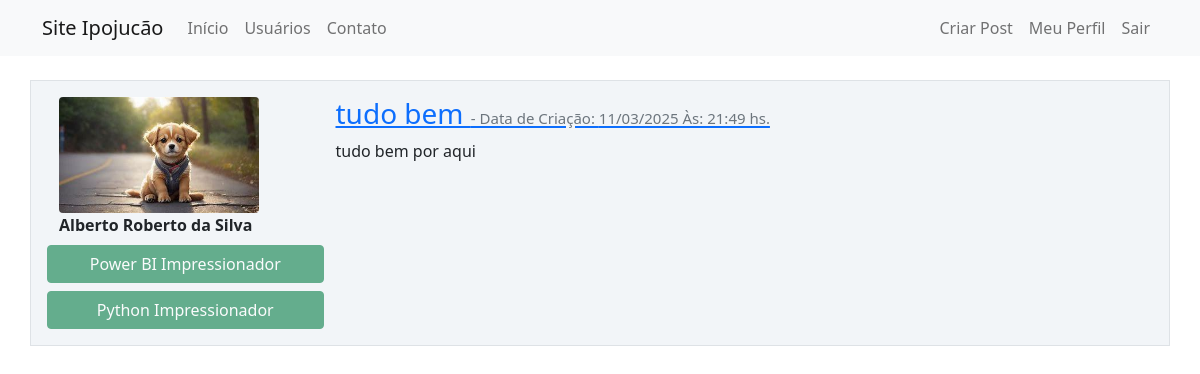
/post/6 (signed in), run on the app's committed database.
### ipojucao/models.py (models this page shows, shortened)
class Usuario(database.Model, UserMixin):
    id = database.Column(database.Integer, primary_key=True)
    username = database.Column(database.String, nullable=False)
    email = database.Column(database.String, nullable=False, unique=True)
    senha = database.Column(database.String, nullable=False)
    foto_perfil = database.Column(database.String, default='default.jpg')
    posts = database.relationship('Post', backref='autor', lazy=True)
    cursos = database.Column(database.String, nullable=False, default='Não Informado')

class Post(database.Model):
    id = database.Column(database.Integer, primary_key=True)
    titulo = database.Column(database.String, nullable=False)
    corpo = database.Column(database.Text, nullable=False)
    data_criacao = database.Column(database.DateTime, nullable=False, default=datetime.utcnow)
    id_usuario = database.Column(database.Integer, database.ForeignKey('usuario.id'), nullable=False)

### ipojucao/routes.py (the view)
@app.route('/post/<post_id>', methods=['GET', 'POST'])
@login_required
def exibir_post(post_id):
    post = Post.query.get(post_id)
    if current_user == post.autor:
        form = FormCriarPost()
        if request.method == 'GET':
            form.titulo.data  = post.titulo
            form.corpo.data = post.corpo
        elif form.validate_on_submit():
            post.titulo = form.titulo.data
            post.corpo = form.corpo.data
            database.session.commit()
            flash('Post Atualizado com Sucesso', 'alert-success')
            return redirect(url_for('home'))
    else:
        form = None
    return render_template('post.html', post=post, form=form)

### ipojucao/models.py (called while the page is built)
@login_manager.user_loader
def load_usuario(id_usuario):
    return Usuario.query.get(int(id_usuario))

### ipojucao/templates/post.html (shortened to what this page needs)
{% extends 'base.html' %}
{% block body %}
        <div class="container mt-3">
            <div class="row border mt-4 p-3 meupost">
                <div class="col col-3">
                    <div class="image pe-2"> <img src="{{ url_for('static', filename='fotos_perfil/{}'.format(post.autor.foto_perfil)) }}" class="rounded" width="200" > </div>
                    <strong>{{ post.autor.username }}</strong>
                    <div class="row justify-content-center">
                            {% for curso in post.autor.cursos.split(';') %}
                                <button type="button" class="btn btn-success mt-2" disabled>{{ curso }}</button>
                            {% endfor %}
                    </div>
                </div>
                <div class="col col-9">
                    <a href="{{ url_for('exibir_post', post_id=post.id) }}">
                        <h3> {{ post.titulo }}
                    <small class="text-muted" style="font-size: 15px" style="text-decoration: none"> - Data de Criação: {{ post.data_criacao.strftime("%d/%m/%Y Às: %H:%M hs.") }}
                    </small>
                    </h3></a>
                    <p>{{ post.corpo }}</p>
                </div>
            </div>
        </div>
{% endblock %}

### ipojucao/static/main.css (style rules this page uses)
.meupost { background: #f2f5f8 !important; }

### ipojucao/templates/base.html (style rules this page uses)
a { text-decoration: none; }

### data on the page
Usuario: foto_perfil (picture), autor.username "Alberto Roberto da Silva"
Post: titulo "tudo bem", data_criacao "11/03/2025 Às: 21:49 hs.", corpo "tudo bem por aqui"

### other printed values
{{ curso }} "Power BI Impressionador" "Python Impressionador"
